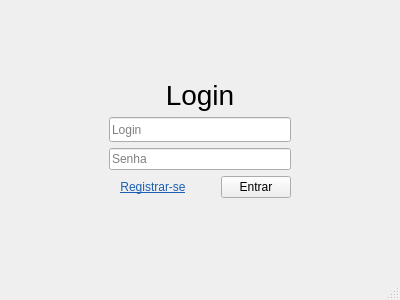
<?xml version="1.0" encoding="UTF-8"?>
<ui version="4.0">
 <class>LoginScreen</class>
 <widget class="QMainWindow" name="LoginScreen">
  <property name="geometry">
   <rect>
    <x>0</x>
    <y>0</y>
    <width>400</width>
    <height>300</height>
   </rect>
  </property>
  <property name="windowTitle">
   <string>Login</string>
  </property>
  <widget class="QWidget" name="centralwidget">
   <layout class="QHBoxLayout" name="horizontalLayout">
    <item>
     <spacer name="horizontalSpacer_2">
      <property name="orientation">
       <enum>Qt::Horizontal</enum>
      </property>
      <property name="sizeHint" stdset="0">
       <size>
        <width>40</width>
        <height>20</height>
       </size>
      </property>
     </spacer>
    </item>
    <item alignment="Qt::AlignVCenter">
     <widget class="QWidget" name="widget" native="true">
      <property name="minimumSize">
       <size>
        <width>200</width>
        <height>0</height>
       </size>
      </property>
      <layout class="QVBoxLayout" name="FormLayout">
       <item>
        <widget class="QLabel" name="label">
         <property name="font">
          <font>
           <pointsize>21</pointsize>
          </font>
         </property>
         <property name="text">
          <string>Login</string>
         </property>
         <property name="alignment">
          <set>Qt::AlignCenter</set>
         </property>
        </widget>
       </item>
       <item>
        <widget class="QLineEdit" name="login_input">
         <property name="minimumSize">
          <size>
           <width>142</width>
           <height>25</height>
          </size>
         </property>
         <property name="text">
          <string/>
         </property>
         <property name="placeholderText">
          <string>Login</string>
         </property>
        </widget>
       </item>
       <item>
        <widget class="QLineEdit" name="password_input">
         <property name="text">
          <string/>
         </property>
         <property name="echoMode">
          <enum>QLineEdit::Password</enum>
         </property>
         <property name="placeholderText">
          <string>Senha</string>
         </property>
        </widget>
       </item>
       <item>
        <layout class="QHBoxLayout" name="EnterButtonLayout">
         <item>
          <widget class="QPushButton" name="register_button">
           <property name="font">
            <font>
             <underline>true</underline>
             <kerning>true</kerning>
            </font>
           </property>
           <property name="cursor">
            <cursorShape>PointingHandCursor</cursorShape>
           </property>
           <property name="styleSheet">
            <string notr="true">color: rgb(26, 95, 180);</string>
           </property>
           <property name="text">
            <string>Registrar-se</string>
           </property>
           <property name="flat">
            <bool>true</bool>
           </property>
          </widget>
         </item>
         <item alignment="Qt::AlignRight">
          <widget class="QPushButton" name="confirm_button">
           <property name="minimumSize">
            <size>
             <width>0</width>
             <height>0</height>
            </size>
           </property>
           <property name="maximumSize">
            <size>
             <width>70</width>
             <height>16777215</height>
            </size>
           </property>
           <property name="text">
            <string>Entrar</string>
           </property>
          </widget>
         </item>
        </layout>
       </item>
      </layout>
     </widget>
    </item>
    <item>
     <spacer name="horizontalSpacer_3">
      <property name="orientation">
       <enum>Qt::Horizontal</enum>
      </property>
      <property name="sizeHint" stdset="0">
       <size>
        <width>40</width>
        <height>20</height>
       </size>
      </property>
     </spacer>
    </item>
   </layout>
  </widget>
  <widget class="QStatusBar" name="statusbar"/>
 </widget>
 <resources/>
 <connections/>
</ui>
